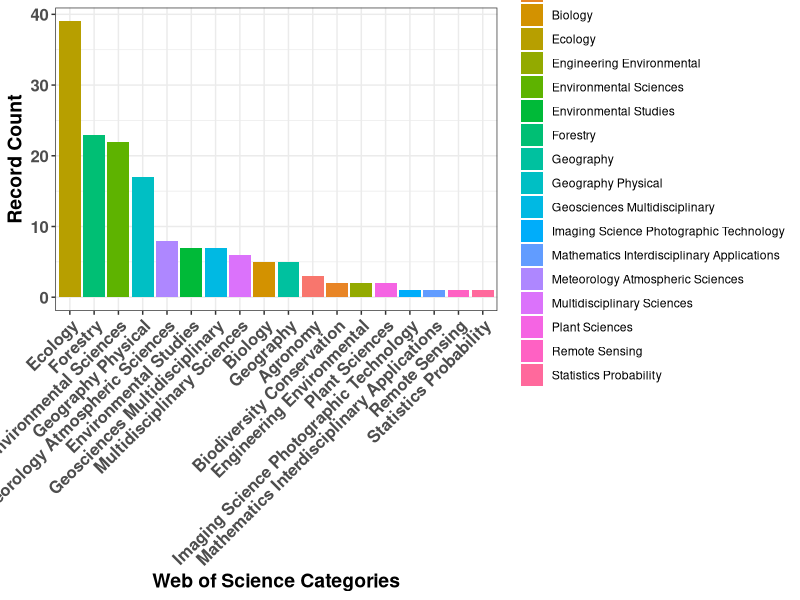
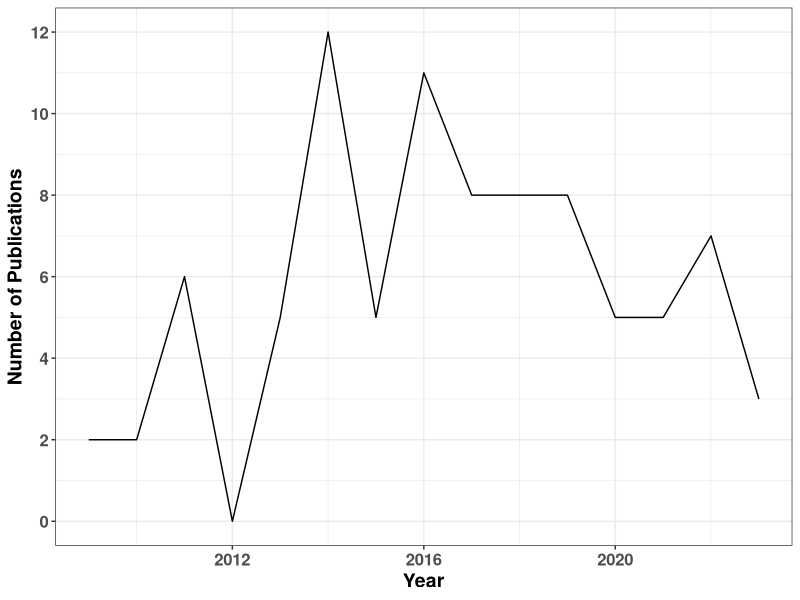

Write R code to recreate these figures, in order.
######################################
# Pyrogeography
# Azaj Mahmud

#############################################################################
# This script is for creating plots
#############################################################################

############################################################################
# Required libraries
############################################################################
library(ggplot2)



############################################################################
# Reading the data
###########################################################################

percentage_of_publication_by_field <- read.csv("./data/percentage_of_publication_by_fields.csv")
number_of_publication_by_year <- read.csv("./data/number_of_publication_by_year.csv")


##############################################################
# Number of publications by disciplines
#############################################################

percentage_of_publications_by_fields_plot <- ggplot(percentage_of_publication_by_field, aes(x = reorder(web_of_science_categories, -record_count), y = record_count, 
                 fill = web_of_science_categories)) +
  geom_bar(stat = "identity") +
  labs(x = "Web of Science Categories",
       y = "Record Count",
       fill = "Web of Science Categories") +
  theme_bw() +
  theme(axis.text.x = element_text(angle = 45, hjust = 1),
        axis.title = element_text(size = 14, face = "bold"),
        axis.text = element_text(size = 12, face = "bold")) 


ggsave("./results/percentage_of_publication_by_fields.pdf",
       percentage_of_publications_by_fields_plot, height = 220,
       width = 250, units = "mm", dpi = 300)

################################################################################################
# Number of publications by year
###############################################################################################


number_of_publication_by_year_plot <- ggplot(number_of_publication_by_year, aes(x = year, y = number_of_publication)) +
  geom_line() +
  labs( x = "Year",
        y = "Number of Publications") +
  theme_bw() +
  scale_y_continuous(breaks = seq(0, max(number_of_publication_by_year$number_of_publication), by = 2), labels = scales::comma) +
  theme(axis.title = element_text(size = 14, face = "bold"),
        axis.text = element_text(size = 12, face = "bold"))

ggsave("./results/number_of_publication_by_year_plot.pdf",
       number_of_publication_by_year_plot, height = 220,
       width = 250, units = "mm", dpi = 300)


